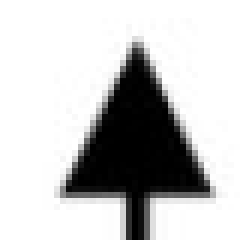
#> input picture 05_Diagnostic_Scripts/crop_bus7.png, 40 x 40 px (shown 6 times larger)
$ python -i generate_precise_ground_truth.py   (imports and definitions only)
#> lines starting #> are read from the running program, lines starting #| are printed output that depends on the picture; after the words box and inside, x2 and y2 are one past the last pixel; in counts of white or black regions, pixels touching at a corner belong together
import os, sys, cv2, json
import numpy as np
from pathlib import Path
from collections import defaultdict

sys.path.insert(0, os.path.abspath('.'))
from backend_api.line_recognition.logic.vision_logic_topology_hybrid import (
    MODEL, CLASS_MAP, _letterbox_to_reference, NON_NATIVE_MODEL_IMAGE_SIZE
)

img_dir = Path("new pictures")
gt_dir = Path("feedback_artifacts/antigravity_independent_loop/answer_key_gallery")
# [1 line not run here, left out]

CLASS_COLORS = {
    "bus": (255, 120, 0),         # Blue (BGR)
    "generator": (0, 0, 255),     # Red (BGR)
    "load": (0, 180, 0),          # Green (BGR)
    "transformer": (0, 215, 255), # Yellow/Gold (BGR)
}

CLASS_ID_MAP = {"bus": 0, "generator": 1, "load": 2, "transformer": 3}

def extract_clean_ground_truth(img_path):
#> called with img_path = 'crop_bus7.png'
    img = cv2.imread(str(img_path))
#> img is the input picture: shape (40, 40, 3); min 0, max 255, mean 196.9
    h, w = img.shape[:2]
#> h = 40; w = 40
    gray = cv2.cvtColor(img, cv2.COLOR_BGR2GRAY)
    _, ink = cv2.threshold(gray, 200, 255, cv2.THRESH_BINARY_INV)
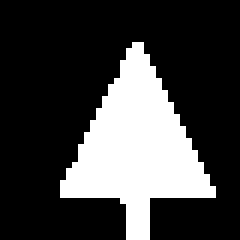
#> ink: shape (40, 40) (shown 6 times larger); 25.2% white; 1 white region, box (x1, y1, x2, y2) and area: (10, 7, 36, 40) 403

    # 1. Multi-scale raw YOLO detections with low threshold
    raw_boxes = []
    for scale_target in [1280, max(w, h), 1600]:
        scale_factor = scale_target / float(max(w, h))
        scaled_img = cv2.resize(img, (int(round(w * scale_factor)), int(round(h * scale_factor))))
        ref_rgb, s, ox, oy = _letterbox_to_reference(scaled_img)
        res = MODEL.predict(ref_rgb, conf=0.08, iou=0.35, imgsz=NON_NATIVE_MODEL_IMAGE_SIZE, verbose=False)[0]
        for b in res.boxes:
            rx1, ry1, rx2, ry2 = b.xyxy[0].tolist()
            ox1 = (rx1 - ox) / (s * scale_factor)
            oy1 = (ry1 - oy) / (s * scale_factor)
            ox2 = (rx2 - ox) / (s * scale_factor)
            oy2 = (ry2 - oy) / (s * scale_factor)
            cname = CLASS_MAP[int(b.cls[0])]
            conf = float(b.conf[0])
            raw_boxes.append((cname, conf, [ox1, oy1, ox2, oy2]))
#> this loop made 1 pass
#> pass 1, in extract_clean_ground_truth, `scaled_img = cv2.resize(img, (int(round(w * scale_factor)), int(round(..`:
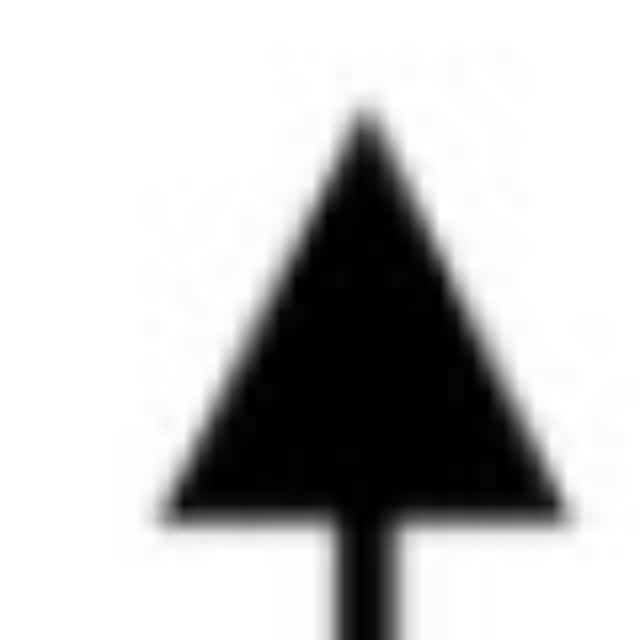
#> scaled_img: shape (1280, 1280, 3) (shown at 1/2 size); min 0, max 255, mean 196.8
#> after the loop, raw_boxes = []

    # Intra-class NMS
    by_class = defaultdict(list)
    for cname, conf, (x1, y1, x2, y2) in raw_boxes:
        by_class[cname].append((conf, [x1, y1, x2, y2]))

    merged = []
    for cname, items in by_class.items():
        sorted_items = sorted(items, key=lambda x: x[0], reverse=True)
        kept = []
        for conf, (x1, y1, x2, y2) in sorted_items:
            area = max(1.0, (x2 - x1) * (y2 - y1))
            suppressed = False
            for kconf, (kx1, ky1, kx2, ky2) in kept:
                karea = max(1.0, (kx2 - kx1) * (ky2 - ky1))
                ix1, iy1 = max(x1, kx1), max(y1, ky1)
                ix2, iy2 = min(x2, kx2), min(y2, ky2)
                if ix2 > ix1 and iy2 > iy1:
                    inter = (ix2 - ix1) * (iy2 - iy1)
                    iou = inter / (area + karea - inter)
                    ioa = inter / min(area, karea)
                    if iou > 0.35 or ioa > 0.55:
                        suppressed = True
                        break
            if not suppressed:
                kept.append((conf, [x1, y1, x2, y2]))
                merged.append((cname, conf, [x1, y1, x2, y2]))

    # Refine and clean proposals
    refined = []
    for cname, conf, (x1, y1, x2, y2) in merged:
        ix1, iy1 = max(0, int(round(x1))), max(0, int(round(y1)))
        ix2, iy2 = min(w, int(round(x2))), min(h, int(round(y2)))
        bw, bh = ix2 - ix1, iy2 - iy1
        if bw <= 4 or bh <= 4:
            continue

        roi = ink[iy1:iy2, ix1:ix2]
        if roi.size == 0 or np.sum(roi > 0) < 5:
            continue

        # Reclassify 2-circle transformers that were called generator
        if cname == "generator":
            aspect = bh / max(1.0, bw)
            # If 2-circle transformer
            if aspect > 1.30 or aspect < 0.75:
                cname = "transformer"

        # Drop text digits
        # Digits have small size (< 30x35) and low stroke density, and no lead wire
        if cname in {"load", "generator", "transformer"}:
            if bw < 25 and bh < 30 and conf < 0.70:
                # Check if isolated text digit
                cnts, _ = cv2.findContours(roi, cv2.RETR_EXTERNAL, cv2.CHAIN_APPROX_SIMPLE)
                if cnts:
                    cnt = max(cnts, key=cv2.contourArea)
                    ca = cv2.contourArea(cnt)
                    hull = cv2.convexHull(cnt)
                    ha = max(1.0, cv2.contourArea(hull))
                    solidity = ca / ha
                    # Text digits like '1', '4', '7' have low solidity (<0.60) or low density (<0.20)
                    if (ca / (bw * bh)) < 0.25 and solidity < 0.75:
                        continue

        refined.append((cname, conf, [ix1, iy1, ix2, iy2]))

    return refined

# [15 lines not run here, left out]

#> (the run stopped early here; a loop or call above may not have finished)

$ run again, on new pictures/KakaoTalk_20260815_154947878.jpg
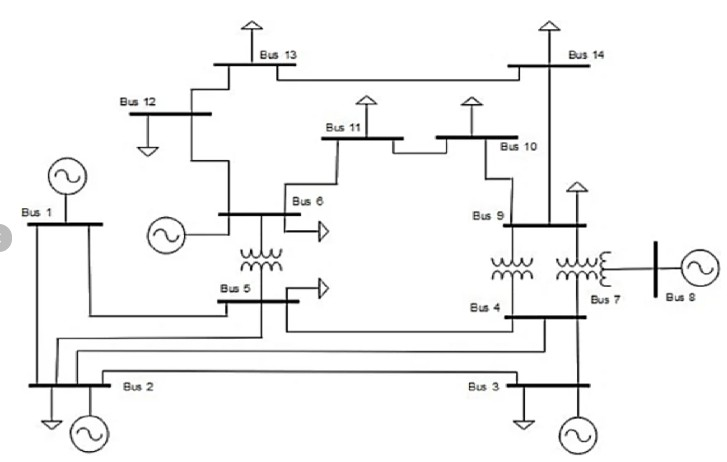
#> input picture new pictures/KakaoTalk_20260815_154947878.jpg, 727 x 462 px
#> in extract_clean_ground_truth, img is the input picture: shape (462, 727, 3); mean B, G, R 244.5, 244.5, 244.5
#> in extract_clean_ground_truth, `_, ink = cv2.threshold(gray, 200, 255, cv2.THRESH_BINARY_INV)`:
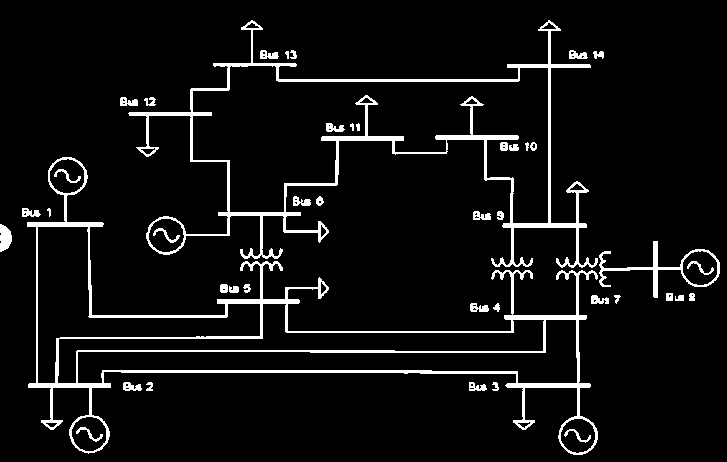
#> ink: shape (462, 727); 6.4% white; 43 white regions, largest, box (x1, y1, x2, y2) and area: (27, 157, 598, 455) 9623, (128, 20, 598, 268) 7945, (599, 241, 720, 298) 947
#> the loop in extract_clean_ground_truth, `for scale_target in [1280, max(w, h), 1600]:` made 1 pass
#> pass 1, in extract_clean_ground_truth, `scaled_img = cv2.resize(img, (int(round(w * scale_factor)), int(round(..`:
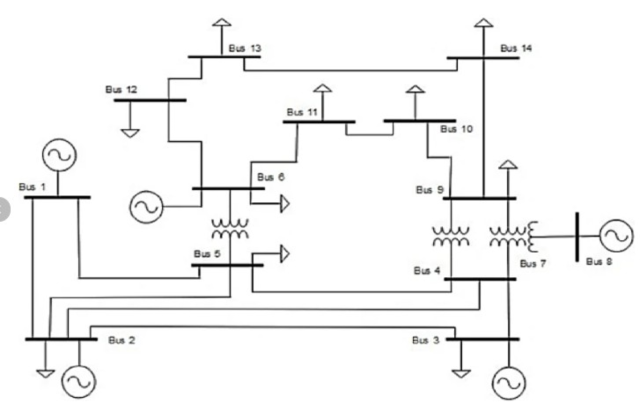
#> scaled_img: shape (813, 1280, 3) (shown at 1/2 size); mean B, G, R 244.4, 244.5, 244.4
#> after the loop in extract_clean_ground_truth, `for scale_target in [1280, max(w, h), 1600]:`: raw_boxes = []

$ run again, on new pictures/KakaoTalk_20260815_154947878_01.jpg
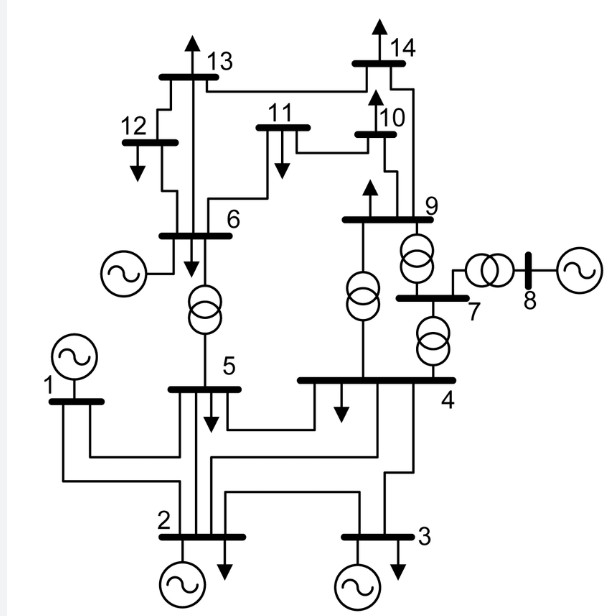
#> input picture new pictures/KakaoTalk_20260815_154947878_01.jpg, 610 x 616 px
#> in extract_clean_ground_truth, img is the input picture: shape (616, 610, 3); mean B, G, R 240, 240, 239.9
#> in extract_clean_ground_truth, `_, ink = cv2.threshold(gray, 200, 255, cv2.THRESH_BINARY_INV)`:
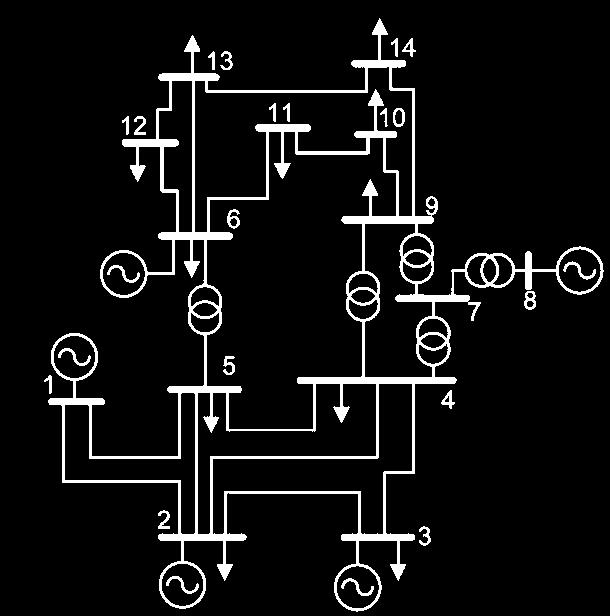
#> ink: shape (616, 610); 7% white; 23 white regions, largest, box (x1, y1, x2, y2) and area: (48, 18, 604, 612) 23892, (341, 578, 374, 596) 153, (563, 261, 596, 280) 152
#> the loop in extract_clean_ground_truth, `for scale_target in [1280, max(w, h), 1600]:` made 1 pass
#> pass 1, in extract_clean_ground_truth, `scaled_img = cv2.resize(img, (int(round(w * scale_factor)), int(round(..`:
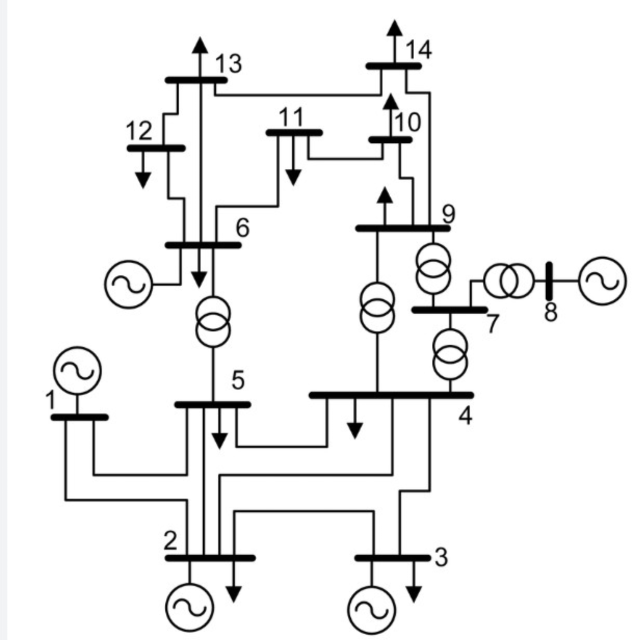
#> scaled_img: shape (1280, 1268, 3) (shown at 1/2 size); mean B, G, R 240, 239.9, 239.9
#> after the loop in extract_clean_ground_truth, `for scale_target in [1280, max(w, h), 1600]:`: raw_boxes = []
